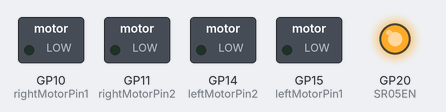
Bench run of a program on a simulated Raspberry Pi Pico running MicroPython. Parts: switched loads named in the program (green lamp = pin HIGH), output pins drawn as LEDs (lit = HIGH). At 0.0 s the program stops and its outputs stay as they are.

Above: at 0.1 s.
Timing chart, 0 to 1.5 s (numbered marks = the images above):
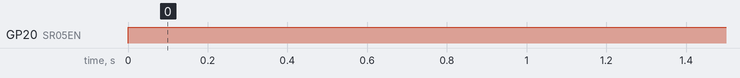

The program:

configuration.py
```python
"""
 moving robot raspberry pico and wifi

 configuration (this hold the configuration and main settings of the robot)

 Copyright 2024 Gabriel Dimitriu
  This file is part of raspberryPicoDroids project.

 raspberryPicoDroids is free software; you can redistribute it and/or modify
 it under the terms of the GNU General Public License as published by
 the Free Software Foundation; either version 2 of the License, or
 (at your option) any later version.

 raspberryPicoDroids is distributed in the hope that it will be useful,
 but WITHOUT ANY WARRANTY; without even the implied warranty of
 MERCHANTABILITY or FITNESS FOR A PARTICULAR PURPOSE.  See the
 GNU General Public License for more details.

 You should have received a copy of the GNU General Public License
 along with raspberryPicoDroids; if not, write to the Free Software
 Foundation, Inc., 59 Temple Place, Suite 330, Boston, MA  02111-1307
"""
from machine import Pin, PWM
SSID = 'YOUR_SSID'
PASSWORD = 'YOUR_PASSWORD'
PORT = 4242
ABSOLUTE_MAX_POWER = 65025
MAX_POWER = 65025
MIN_POWER = 30000
LEFT_RESOLUTION_ENCODER = 1452
WHEEL_RADIUS = 2.0
RIGHT_RESOLUTION_ENCODER = 1468
COUNT_ROTATE_90_LEFT = 841
COUNT_ROTATE_90_RIGHT = 830
# left engine
leftMotorPin1 = PWM(Pin(15))
leftMotorPin2 = PWM(Pin(14))
left_motor_encoder = Pin(16, Pin.IN, Pin.PULL_UP)

# right engine
rightMotorPin1 = PWM(Pin(10))
rightMotorPin2 = PWM(Pin(11))
right_motor_encoder = Pin(17, Pin.IN, Pin.PULL_UP)

STOP_DISTANCE = 5
LOW_POWER_DISTANCE = 15

# servo
servoPin = PWM(Pin(22))
# IOE-SR05
PIO_RX_PIN = Pin(21, Pin.IN, Pin.PULL_UP)
SR05EN = Pin(20, Pin.OUT)
SR05EN.high()
# IOE-SR05
MAX_RANGE_SENSOR = 200

DEBUG_MODE = True

PWM_FREQUENCY = 4000  # 4800000 4.8Mhz
```

Measured:
- by itself, GP20 (SR05EN): LOW → HIGH at 0.00 s
